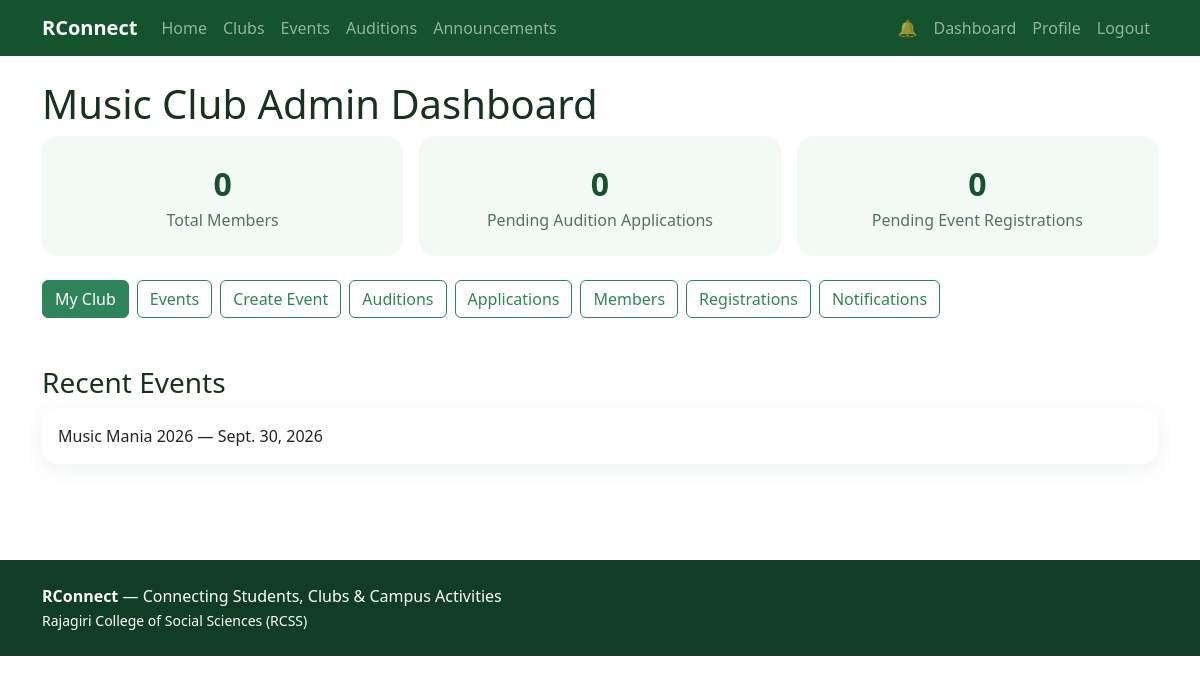
The page /clubs/admin-dashboard/ (signed in) on the database its author committed.
### clubs/models.py (models this page shows, shortened)
class Club(models.Model):
    name = models.CharField(max_length=100, unique=True)
    description = models.TextField(blank=True)
    cover_image = models.ImageField(upload_to="clubs/", blank=True, null=True)
    assigned_admin = models.OneToOneField(settings.AUTH_USER_MODEL, on_delete=models.SET_NULL, null=True, blank=True, related_name="managed_club")
    contact_email = models.EmailField(blank=True)
    contact_phone = models.CharField(max_length=20, blank=True)
    meeting_day = models.CharField(max_length=30, blank=True)
    meeting_time = models.TimeField(null=True, blank=True)
    created_at = models.DateTimeField(auto_now_add=True)

### events/models.py (models this page shows, shortened)
class Event(models.Model):
    class Types(models.TextChoices):
        WORKSHOP="WORKSHOP","Workshop"; SEMINAR="SEMINAR","Seminar"; COMPETITION="COMPETITION","Competition"
        CULTURAL="CULTURAL","Cultural Event"; IT="IT","IT Event"; SPORTS="SPORTS","Sports Event"; OTHER="OTHER","Other"
    class Status(models.TextChoices):
        UPCOMING="UPCOMING","Upcoming"; ONGOING="ONGOING","Ongoing"; COMPLETED="COMPLETED","Completed"; CANCELLED="CANCELLED","Cancelled"
    event_name = models.CharField(max_length=200)
    description = models.TextField()
    organizer = models.CharField(max_length=200)
    club = models.ForeignKey(Club, on_delete=models.CASCADE, null=True, blank=True, related_name="events")
    union = models.ForeignKey(CollegeUnion, on_delete=models.CASCADE, null=True, blank=True, related_name="events")
    date = models.DateField()
    start_time = models.TimeField()
    end_time = models.TimeField()
    venue = models.CharField(max_length=200)
    registration_deadline = models.DateTimeField()
    poster = models.ImageField(upload_to="events/", blank=True, null=True)
    event_type = models.CharField(max_length=20, choices=Types.choices, default=Types.OTHER)
    status = models.CharField(max_length=20, choices=Status.choices, default=Status.UPCOMING)
    created_at = models.DateTimeField(auto_now_add=True)

### clubs/views.py (the view)
# urls.py: path("admin-dashboard/", views.admin_dashboard, name="admin_dashboard"),
@login_required
@role_required(User.Roles.CLUB_ADMIN)
def admin_dashboard(request):
    club = request.user.managed_club
    from events.models import Event, EventRegistration
    from auditions.models import AuditionApplication
    context = {
        "club": club,
        "member_count": club.memberships.filter(status="ACTIVE").count(),
        "upcoming_events": Event.objects.filter(club=club).exclude(status="CANCELLED").order_by("date")[:5],
        "pending_auditions": AuditionApplication.objects.filter(audition__club=club, status="PENDING").count(),
        "pending_registrations": EventRegistration.objects.filter(event__club=club, status="PENDING").count(),
    }
    return render(request, "dashboards/club_admin.html", context)

### core/context_processors.py (called while the page is built)
def notifications(request):
    if not request.user.is_authenticated:
        return {"unread_notification_count": 0}
    return {"unread_notification_count": request.user.notifications.filter(is_read=False).count()}

### templates/dashboards/club_admin.html
{% extends "base.html" %}{% block title %}Club Admin{% endblock %}{% block content %}<h1>{{ club.name }} Admin Dashboard</h1><div class="row g-3 mb-4"><div class="col-md-4"><div class="stat"><b>{{ member_count }}</b><span>Total Members</span></div></div><div class="col-md-4"><div class="stat"><b>{{ pending_auditions }}</b><span>Pending Audition Applications</span></div></div><div class="col-md-4"><div class="stat"><b>{{ pending_registrations }}</b><span>Pending Event Registrations</span></div></div></div><div class="d-flex flex-wrap gap-2"><a class="btn btn-success" href="{% url 'clubs:my_club' %}">My Club</a><a class="btn btn-outline-success" href="{% url 'events:manage' %}">Events</a><a class="btn btn-outline-success" href="{% url 'events:create' %}">Create Event</a><a class="btn btn-outline-success" href="{% url 'auditions:manage' %}">Auditions</a><a class="btn btn-outline-success" href="{% url 'auditions:applications' %}">Applications</a><a class="btn btn-outline-success" href="{% url 'clubs:members' %}">Members</a><a class="btn btn-outline-success" href="{% url 'events:registrations' %}">Registrations</a><a class="btn btn-outline-success" href="{% url 'core:notifications' %}">Notifications</a></div><h3 class="mt-5">Recent Events</h3>{% for e in upcoming_events %}<div class="card mb-2"><div class="card-body">{{ e.event_name }} — {{ e.date }}</div></div>{% empty %}<div class="empty">No events yet.</div>{% endfor %}{% endblock %}

### static/css/style.css (style rules this page uses)
:root { --green:#14532d;--green2:#2f855a;--light:#f3faf5 }
body { background:#fff;color:#17321f;font-family:system-ui,-apple-system,Segoe UI,Roboto,sans-serif }
.card { border:0;box-shadow:0 5px 20px rgba(20,83,45,.08);border-radius:16px }
.btn-success { background:var(--green2);border-color:var(--green2) }
.btn-outline-success { color:var(--green2);border-color:var(--green2) }
.stat { background:#f3faf5;padding:1.5rem;border-radius:16px;text-align:center }
.stat b { display:block;font-size:2rem;color:var(--green) }
.stat span { color:#587061 }

### rows shown on the page
Club: name "Music Club"
Event: event_name "Music Mania 2026", date "Sept. 30, 2026"

### other values the page prints
{{ member_count }} "0"
{{ pending_auditions }} "0"
{{ pending_registrations }} "0"
